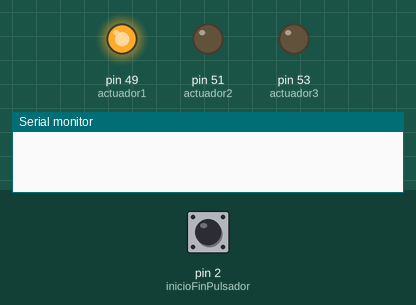
Bench run of a sketch on a simulated Arduino Mega 2560, built with avr-gcc and run on an emulated ATmega2560. Parts: output pins drawn as LEDs (lit = HIGH), the last lines printed to the serial monitor. The test bench sets the inputs (shaded band); at power-on: pin 2 (inicioFinPulsador) HIGH.

Above: at 1.2 s.
1.3 s: pin 2 (inicioFinPulsador) pulled LOW for 0.15 s
At 1.7 s:
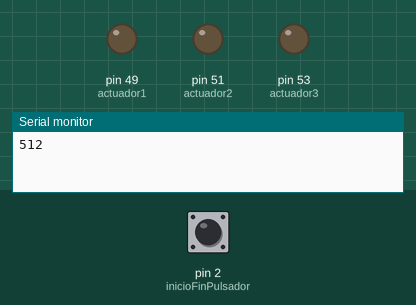
Timing chart, 0 to 4.3 s (numbered marks = the images above; inputs shaded):
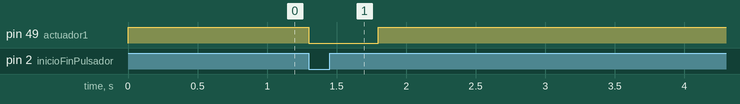

The sketch:

sensorTemperaturaNodeSocket_2.ino.ino
```cpp
// Entradas
int sensorLuz = 15;
int inicioFinPulsador = 2, emergenciaPulsador = 3;
// Actuadores
int actuador1 = 49, actuador2 = 51, actuador3 = 53;
// Variables de Estado
bool estado = false; // Inicia el proceso por defecto en false (NO SENSANDO)


void setup() {
  // Definición de entradas
  pinMode(sensorLuz,INPUT);
  pinMode(inicioFinPulsador, INPUT_PULLUP);
  pinMode(emergenciaPulsador,INPUT);

  // Entrada mediante Interrupciones (Eventos en Js)

  // Definición de Actuadores
  pinMode(actuador1, OUTPUT);
  pinMode(actuador2, OUTPUT);
  pinMode(actuador3, OUTPUT);

  // Inicialización del puerto serial
  Serial.begin(9600);

  // Interrupciones
  // attachInterrupt(digitalPinToInterrupt(pin), callback, mode)
  attachInterrupt(digitalPinToInterrupt(inicioFinPulsador), cambiarEstado, CHANGE);
  // Pines de interrupciones en Arduino Mega 2560 2,13,18,19,20,21
  // https://www.arduino.cc/reference/en/language/functions/external-interrupts/attachinterrupt/

}

void loop() {
  digitalWrite(actuador1,HIGH);
  if(estado){
    Serial.println(analogRead(sensorLuz));
    delay(500);
  }
}

void cambiarEstado(){
  estado = !estado;
  if(estado){
    digitalWrite(actuador1, LOW);
  }
}
```

Measured:
- after the input at 1.3 s, pin 49 (actuador1): HIGH → LOW at once, → HIGH 0.50 s later
